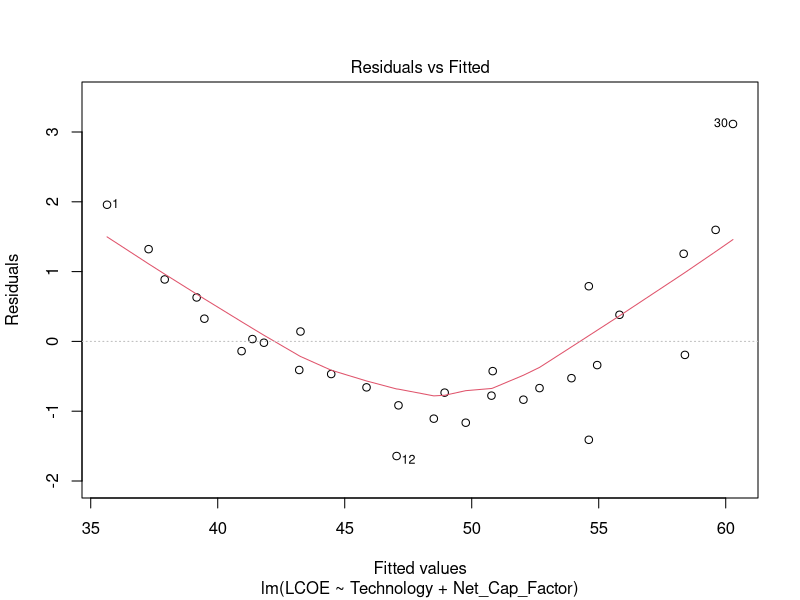
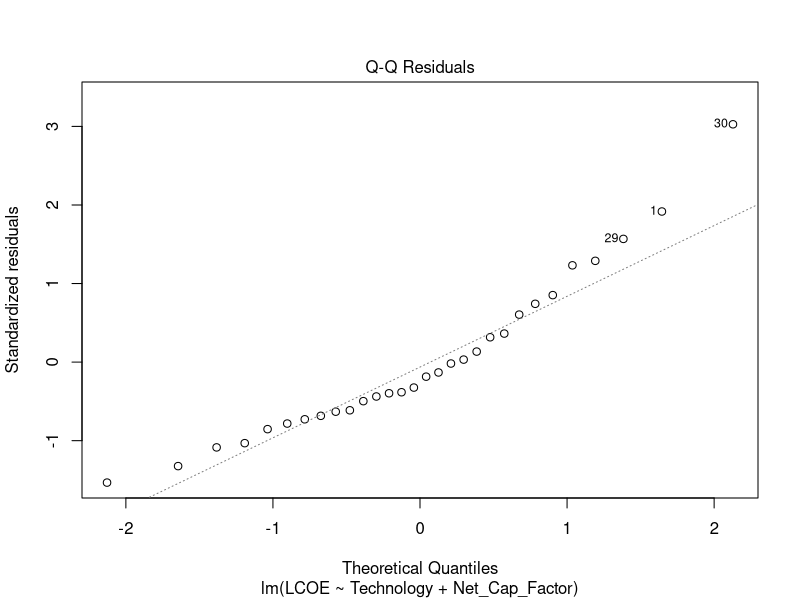
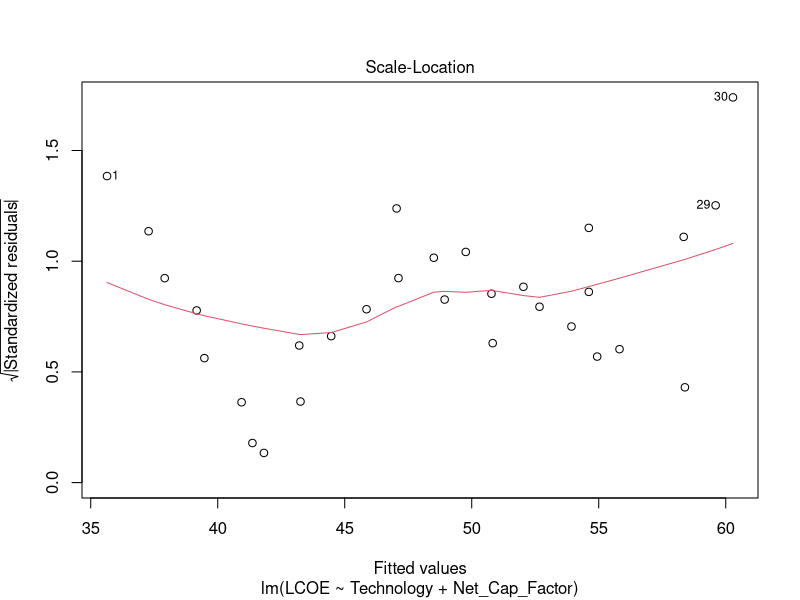
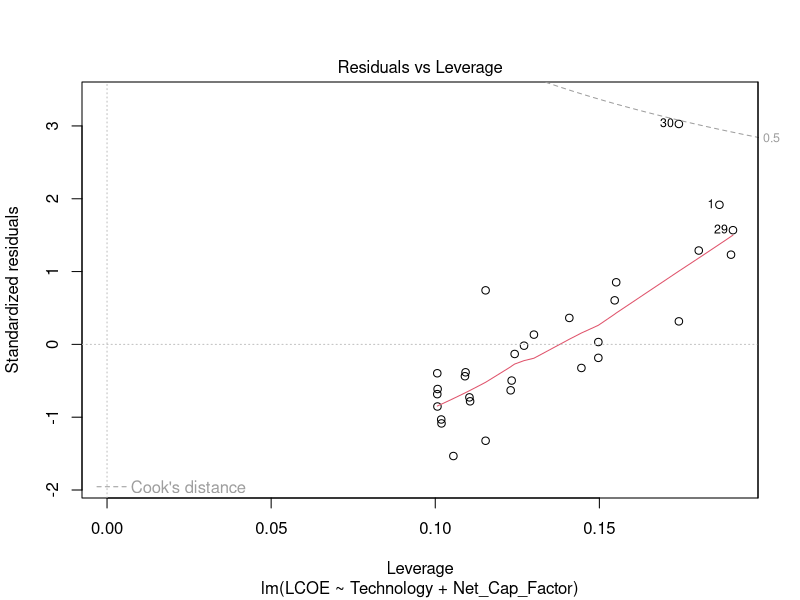
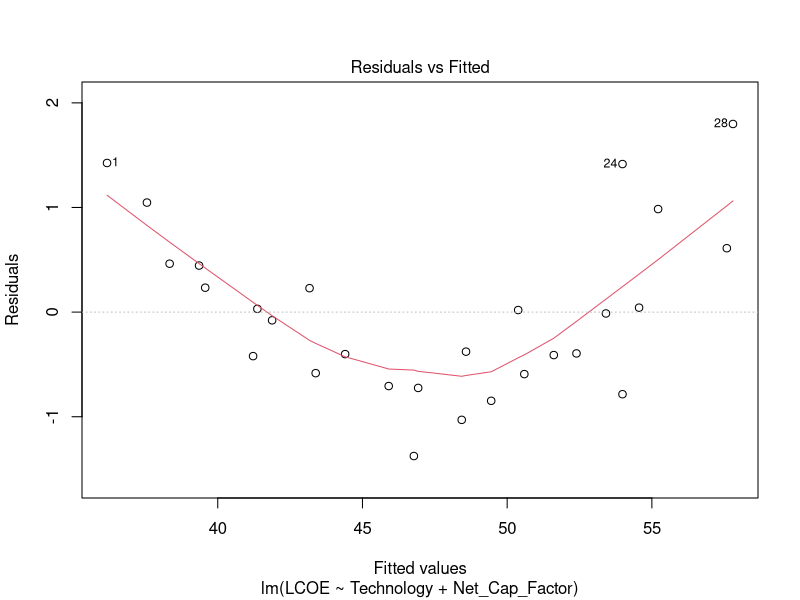
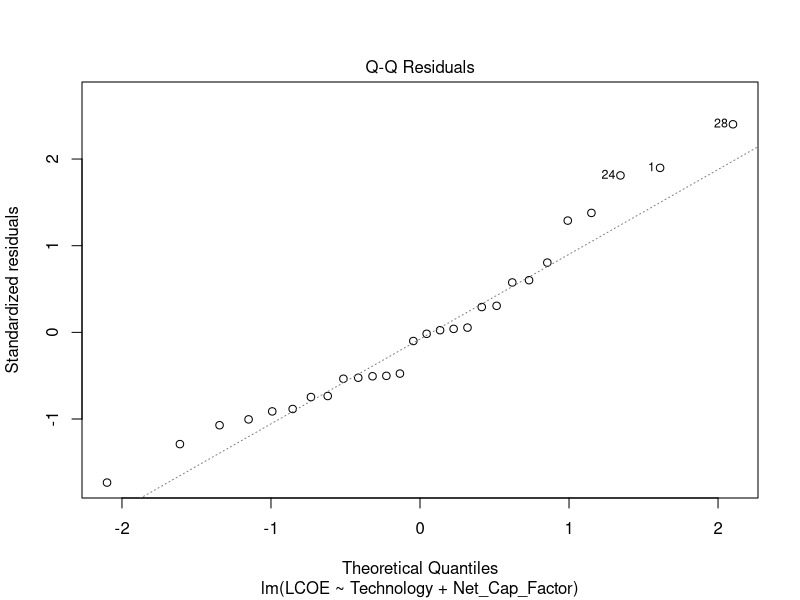
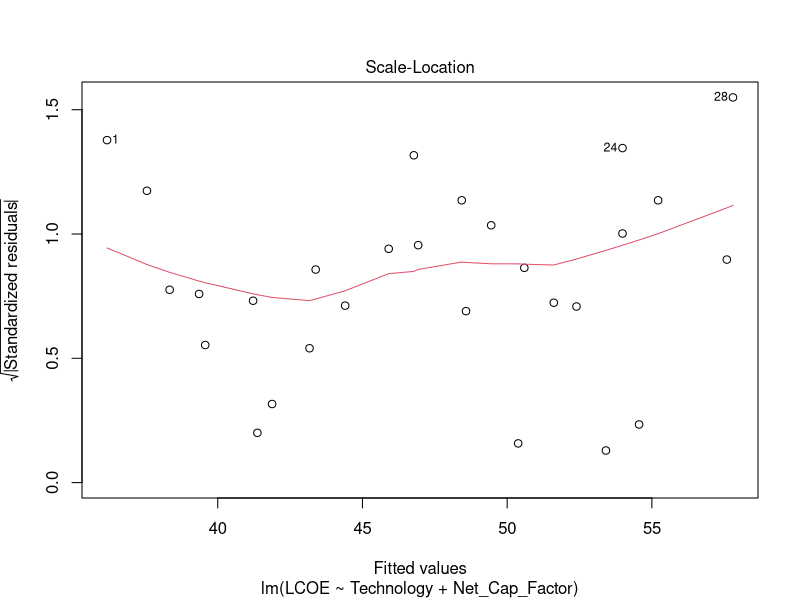
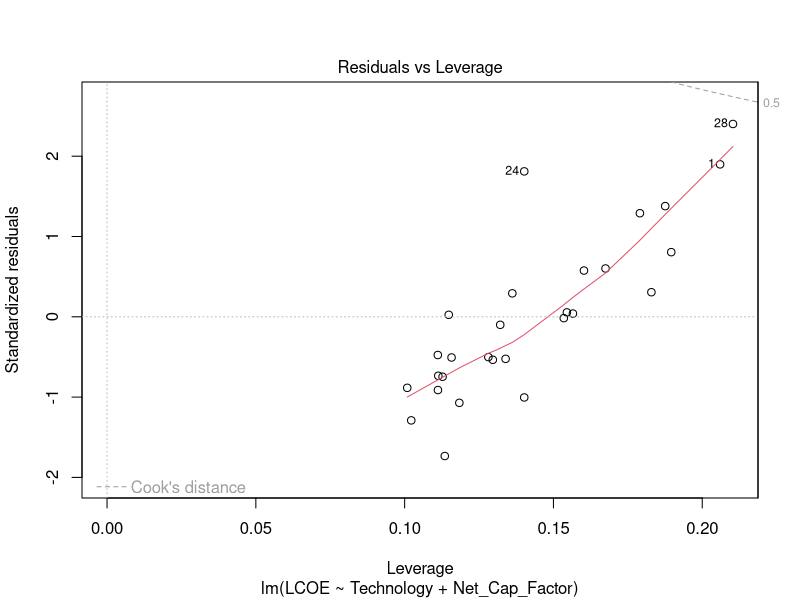

Write R code to recreate these figures, in order.
## ---- chunk 1
#Load packages
library(tidyverse)
library(here)
library(dplyr)
library(readxl)
library(openxlsx)

#Load in data
Solar_ATB <- read.csv("Processed_Data/Solar_ATB_Processed.csv")
## ---- chunk 2
Model2.lm <- lm(LCOE ~
                Technology +
                Net_Cap_Factor,
             data = Solar_ATB)
summary(Model2.lm)
plot(Model2.lm)
## ---- chunk 3
# Remove data point 29,30
Solar_ATB_Model2.2 <- Solar_ATB[-c(29,30),]
Model2.2.lm <- lm(LCOE ~
                Technology +
                Net_Cap_Factor,
             data = Solar_ATB_Model2.2)
summary(Model2.2.lm)
plot(Model2.2.lm)
AIC(Model2.2.lm)
